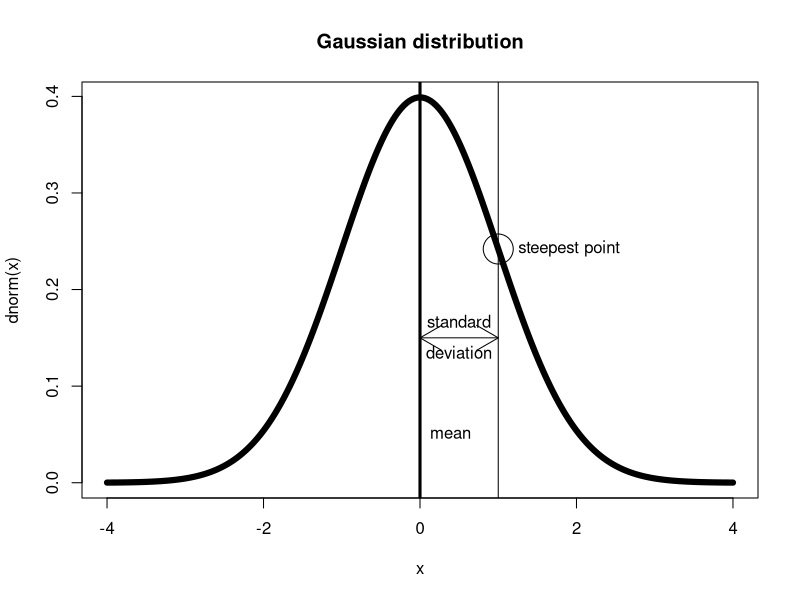
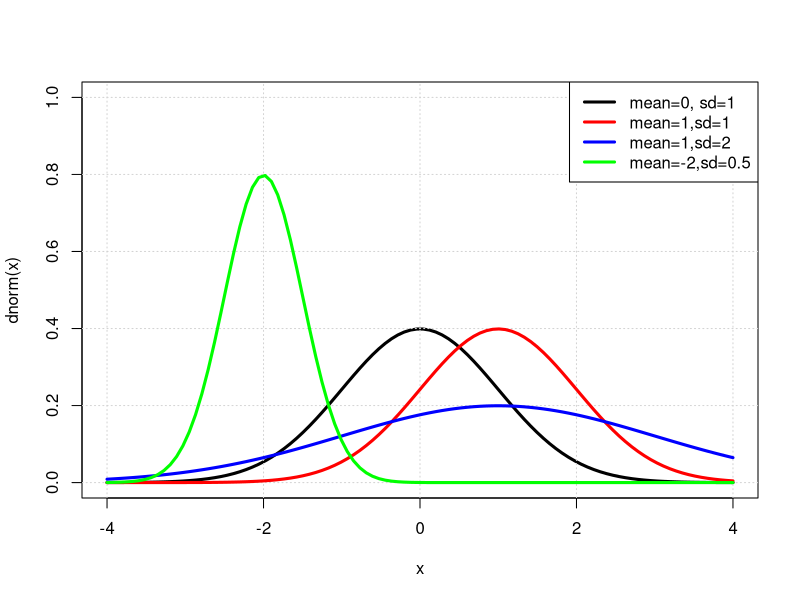
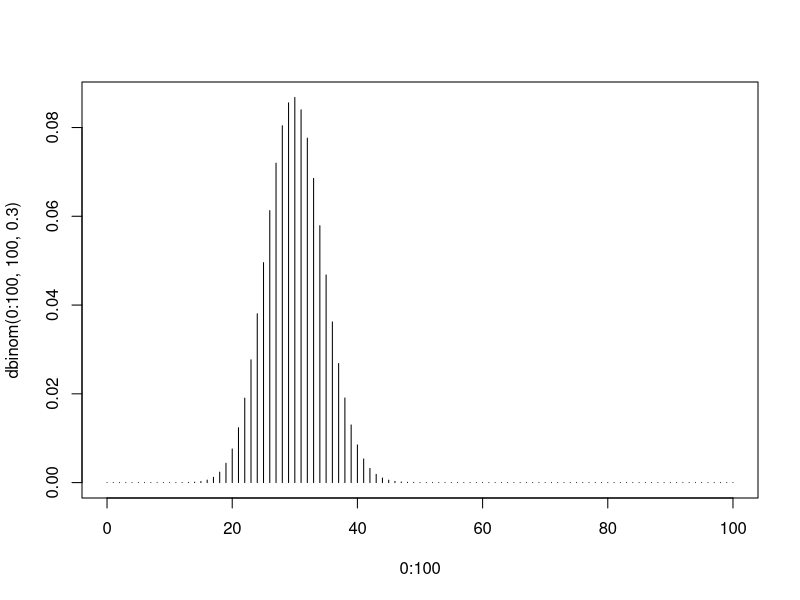
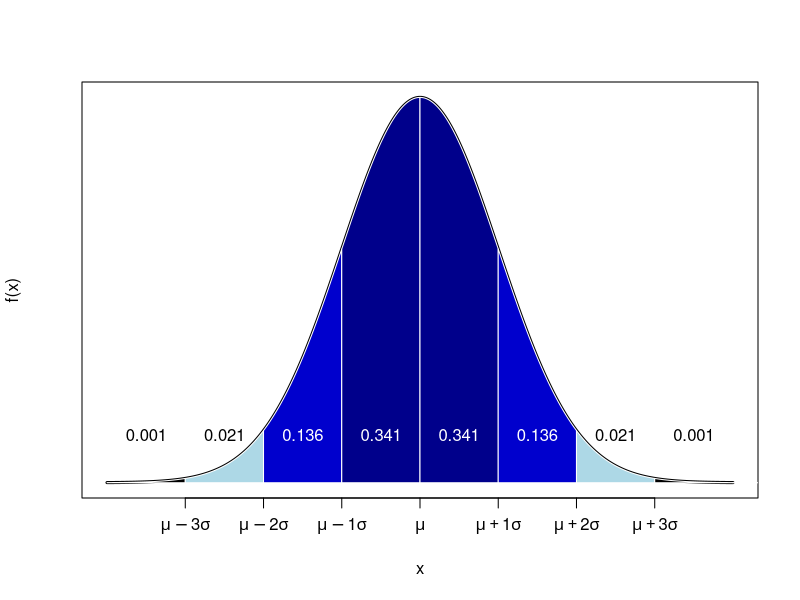
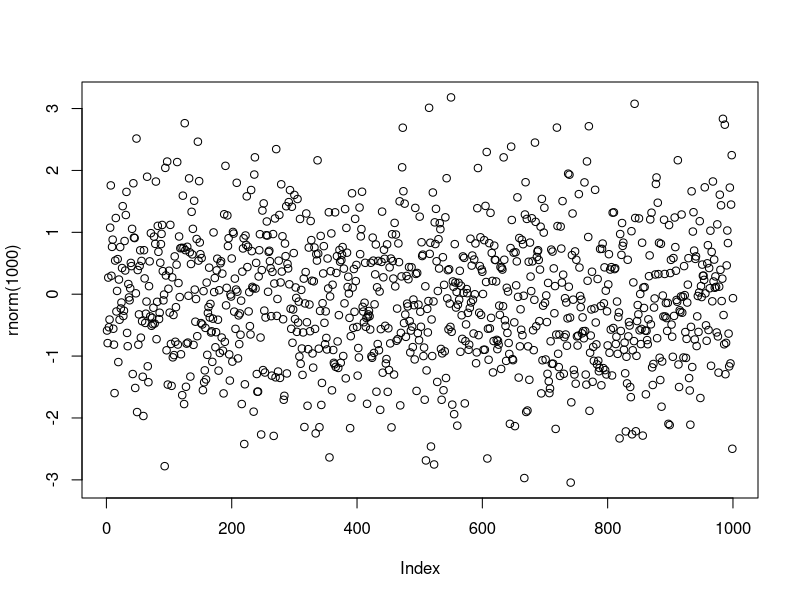
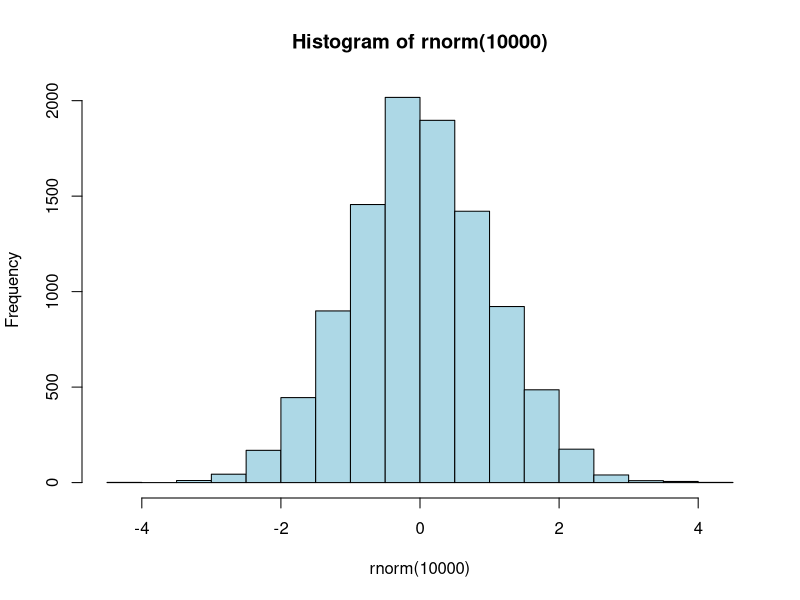
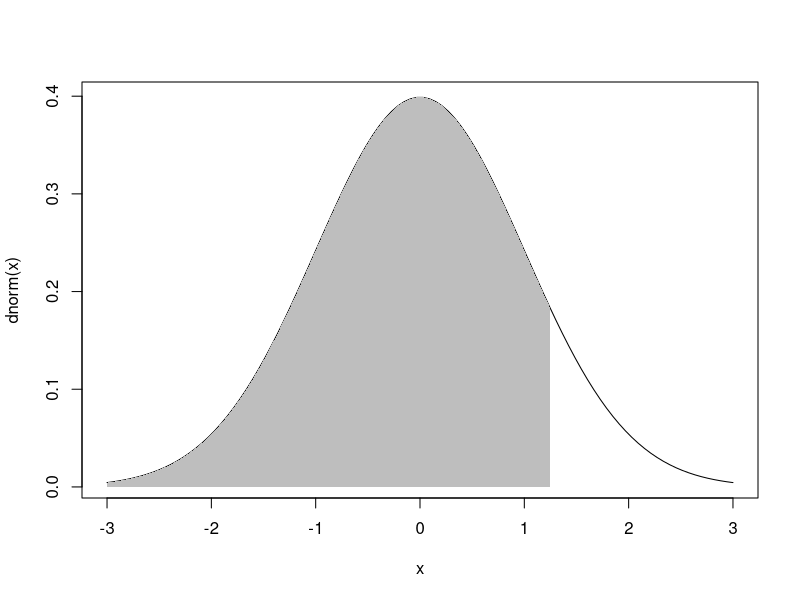

Write R code to recreate these figures, in order.
## ---- chunk 1
x <- seq(from=-4,to=4,len=1000)
plot(x,dnorm(x),type="l",lwd=6,main="Gaussian distribution")
abline(v=0,lwd=3)
text(0,0.05,'mean',pos=4)
abline(v=1,lwd=1)
points(1,dnorm(1),cex=4)
text(1,dnorm(1),"  steepest point",pos=4)
arrows(0,0.15,1,0.15,code=3)
text(0.5,0.15,'standard',pos=3)
text(0.5,0.15,'deviation',pos=1)
## ---- chunk 2
x <- seq(from = -4,to=4,len=100)
plot(x,dnorm(x),lwd=3,type='l',col='black',ylim=c(0,1))
grid()
points(x,dnorm(x,mean=1,sd=1),type='l',lwd=3,col='red')
points(x,dnorm(x,mean=1,sd=2),lwd=3,type='l',col='blue')
points(x,dnorm(x,mean=-2,sd=0.5),lwd=3,type='l',col='green')
legend("topright",lwd=3,col=c("black","red","blue","green"),
       legend=c("mean=0, sd=1","mean=1,sd=1","mean=1,sd=2","mean=-2,sd=0.5"))
## ---- chunk 3
plot(0:100,dbinom(0:100,100,0.3),type='h')
## ---- chunk 4
mu  <-  0
sigma <- 1
x = seq(from=-4, to=4, by=0.001)
plot(x, dnorm(x, mu, sigma), type="l", lwd=3, ylab="f(x)", yaxt="n", xaxt="n")
axis(side=1, at=-3:3, labels=c(  expression(mu ~-3*sigma),  expression(mu ~-2 *sigma),  expression(mu~-1 *sigma),  expression(mu),  expression(mu ~+1 *sigma),  expression(mu ~+2 *sigma),  expression(mu ~+3 *sigma) ))
Fx = pnorm(-4:4, mu, sigma)
cols = c("black", "lightblue", "mediumblue", "darkblue","darkblue", "mediumblue",  "lightblue","black")
colText = c("black", "black", "white", "white", "white", "white", "black", "black")

for(i in -4:4){
  j <- i+1
  k <- 5
  ijvals <- seq(i, j, 0.001)
  polygon(x=c(i,ijvals , j), y= c(0, dnorm(ijvals, 0, 1), 0), col=cols[i+k], border="white")
  text((i+0.5), 0.05, labels=round(diff(Fx)[i+k],digits=3), col=colText[i+k])
}
## ---- chunk 5
rnorm(10)    # standard Normal
## ---- chunk 6
rnorm(20,mean=10,sd=0.03)
## ---- chunk 7
plot(rnorm(1000))
## ---- chunk 8
hist(rnorm(10000), col='lightblue')
## ---- chunk 9
dnorm(0)
dnorm(1)
dnorm(3)
dnorm(-3)
## ---- chunk 10
x <- seq(from=-3,to=3,len=100)
plot(x,dnorm(x),type="l")
x <- x[x<1.3]
polygon(x=c(x,rev(x)),y=dnorm(c(x+1e100,rev(x))),border=NA,col="gray")
## ---- chunk 11
pnorm(1.3)
## ---- chunk 12
set.seed(0)
## ---- chunk 13
table(rnorm(1e6) < 1.3)
